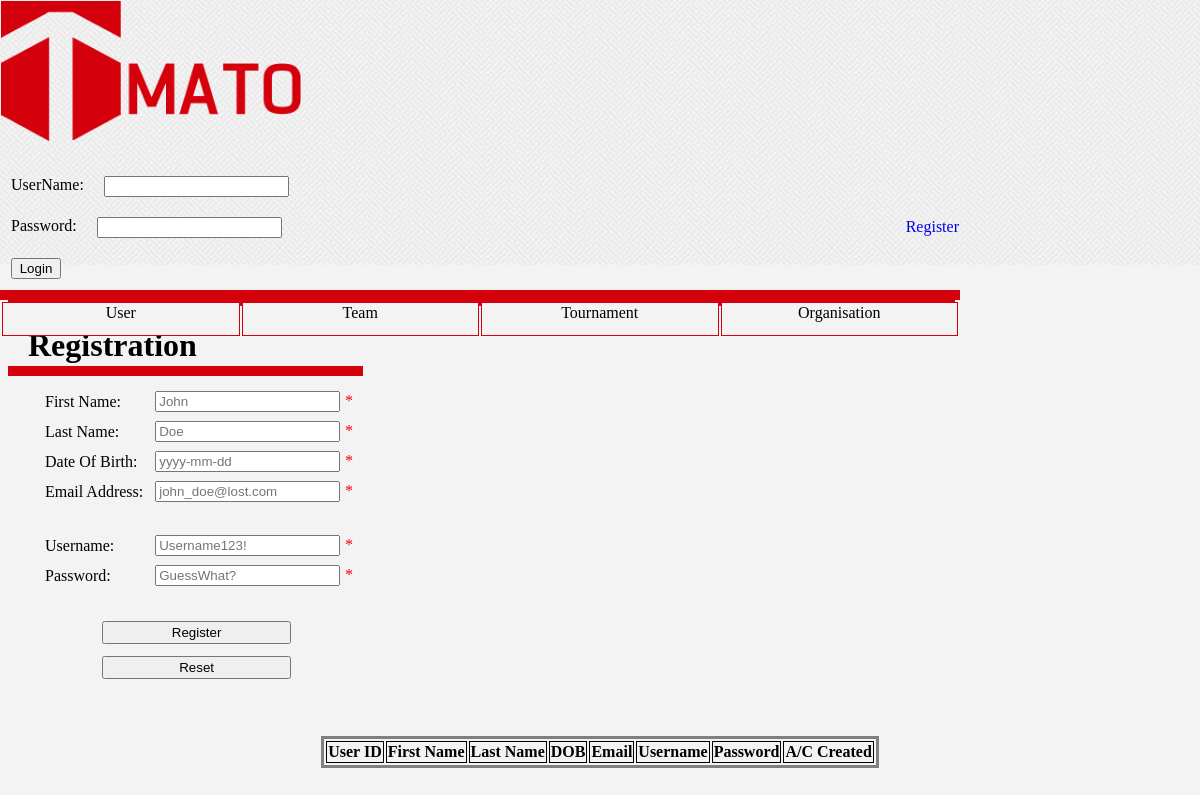
The page /registration.php on the database as committed earlier.
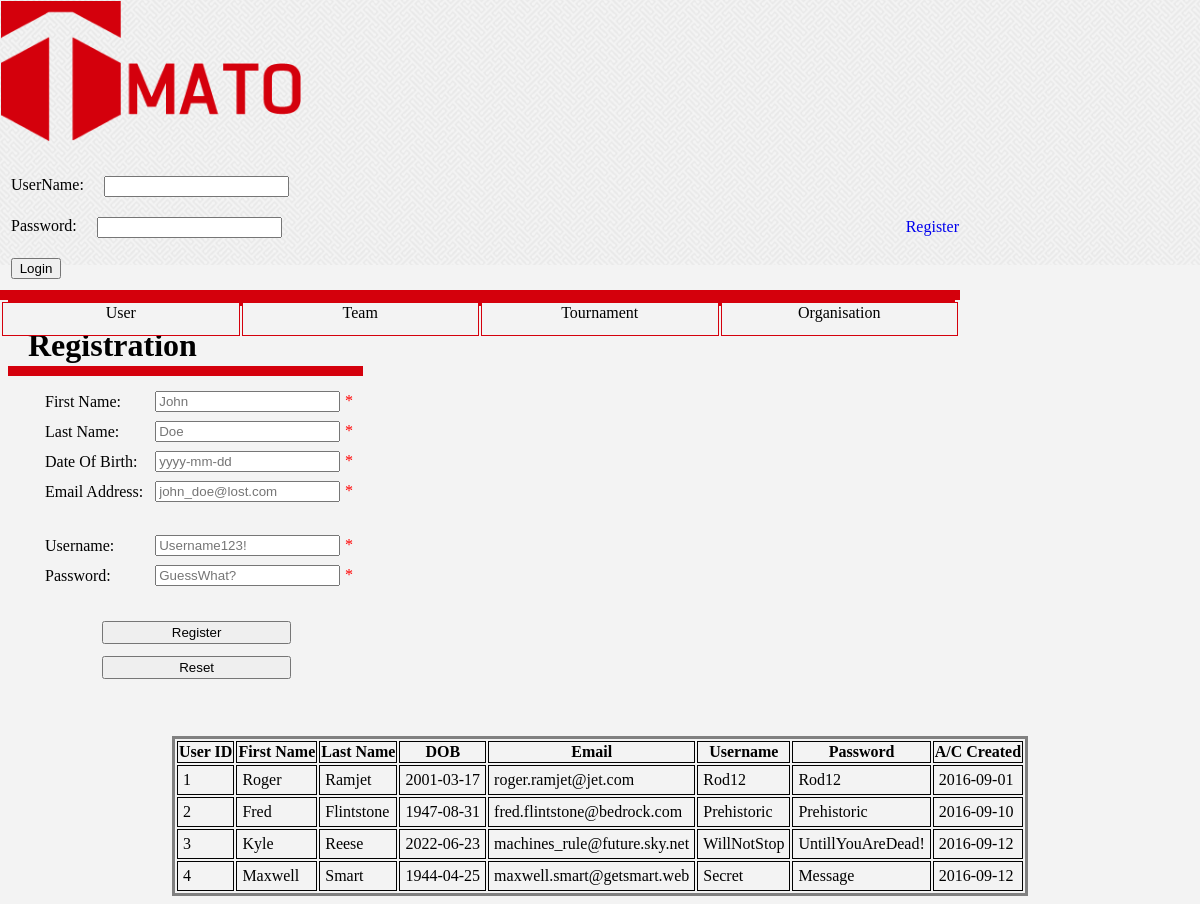
The same page on the database as committed later.
### tables this page shows
CREATE TABLE `user` (
  `User_ID` int(11) NOT NULL,
  `User_FirstName` varchar(32) NOT NULL,
  `User_LastName` varchar(32) NOT NULL,
  `User_DOB` date NOT NULL,
  `User_EmailAdress` varchar(64) NOT NULL,
  `User_UserName` varchar(32) NOT NULL,
  `User_Password` varchar(32) NOT NULL,
  `User_PwordHash` varchar(64) NOT NULL,
  `User_Created` date NOT NULL,
  `User_Bio` text,
  `User_DisplayName` int(1) NOT NULL DEFAULT '0',
  `User_DisplayAge` int(1) NOT NULL DEFAULT '0'
);

### registration.php (the view, shortened to what the changed rows need)
<!DOCTYPE html>
<html>
    <head>
        <link rel="stylesheet" type="text/css" href="css/tmato_theme.css"/>
        <link rel="stylesheet" type="text/css" href="css/style.css"/>
    </head>
    <body>
        <div class="contentContainer">
        <h1>
            Registration
        </h1>
        <div>
            <br><br>
            <div class="div_user">
                <table class="tbl_user">
                    <tr>
                        <th class="th_user">User ID</th>
                        <th class="th_user">First Name</th>
                        <th class="th_user">Last Name</th>
                        <th class="th_user">DOB</th>
                        <th class="th_user">Email</th>
                        <th class="th_user">Username</th>
                        <th class="th_user">Password</th>
                        <th class="th_user">A/C Created</th>
                    </tr>
                    <?php
                    $connection = mysqli_connect("localhost:3306", "root", "", "tmato");
                    $result = mysqli_query($connection, "SELECT * FROM user;");
                    while ($output = mysqli_fetch_row($result)) {
                        echo"
                                <tr>
                                    <td class='td_user'>$output[0]</td>
                                    <td class='td_user'>$output[1]</td>
                                    <td class='td_user'>$output[2]</td>
                                    <td class='td_user'>$output[3]</td>
                                    <td class='td_user'>$output[4]</td>
                                    <td class='td_user'>$output[5]</td>
                                    <td class='td_user'>$output[6]</td>
                                    <td class='td_user'>$output[8]</td>
                                </tr>
                            ";
                    }
                    ?>
                </table>
            </div>
        </div>
        </div>
    </body>
</html>

Rows that differ between the two databases and show on the page:
added user: User_ID "1", User_FirstName "Roger", User_LastName "Ramjet", User_DOB "2001-03-17", User_EmailAdress "roger.ramjet@jet.com", User_UserName "Rod12", User_Password "Rod12", User_Created "2016-09-01"
added user: User_ID "2", User_FirstName "Fred", User_LastName "Flintstone", User_DOB "1947-08-31", User_EmailAdress "fred.flintstone@bedrock.com", User_UserName "Prehistoric", User_Password "Prehistoric", User_Created "2016-09-10"
added user: User_ID "3", User_FirstName "Kyle", User_LastName "Reese", User_DOB "2022-06-23", User_EmailAdress "machines_rule@future.sky.net", User_UserName "WillNotStop", User_Password "UntillYouAreDead!", User_Created "2016-09-12"
added user: User_ID "4", User_FirstName "Maxwell", User_LastName "Smart", User_DOB "1944-04-25", User_EmailAdress "maxwell.smart@getsmart.web", User_UserName "Secret", User_Password "Message", User_Created "2016-09-12"
